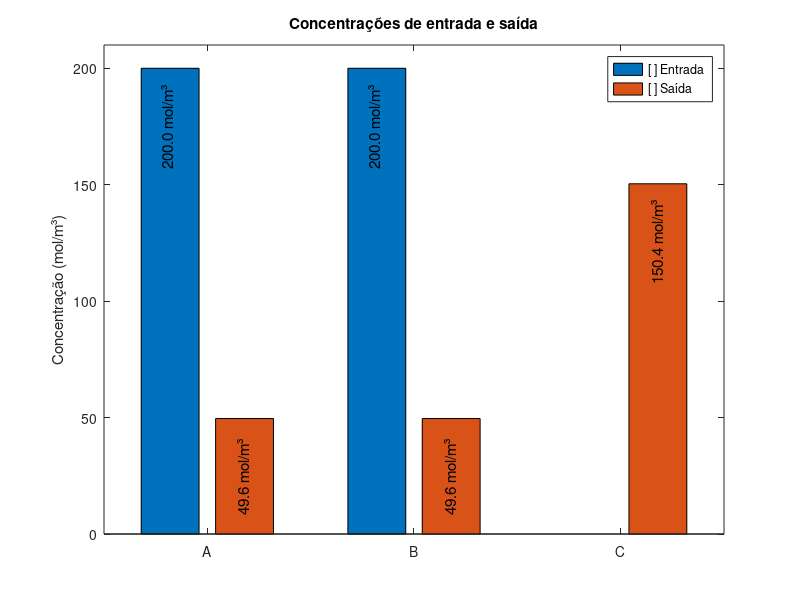
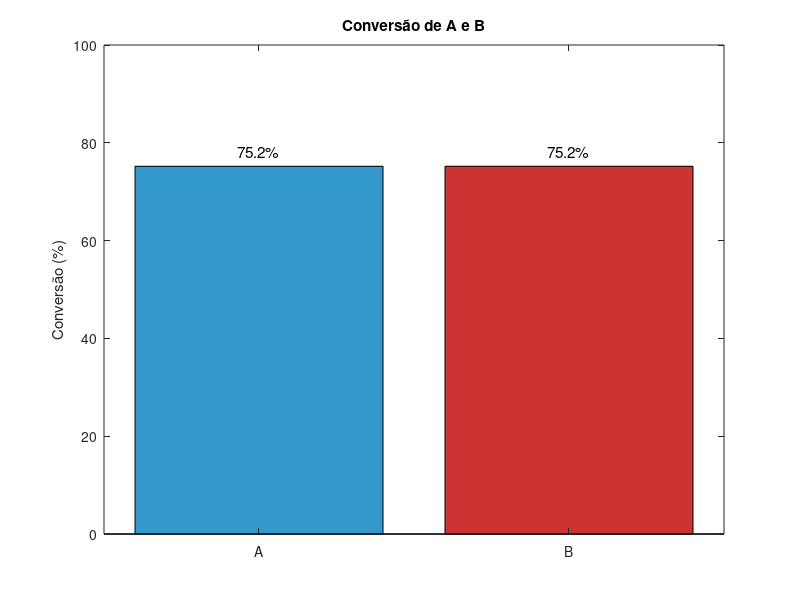
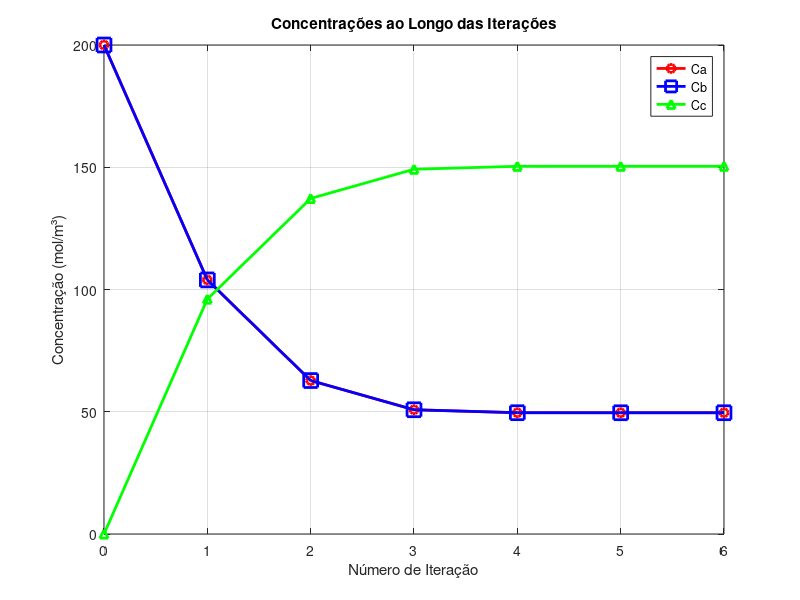
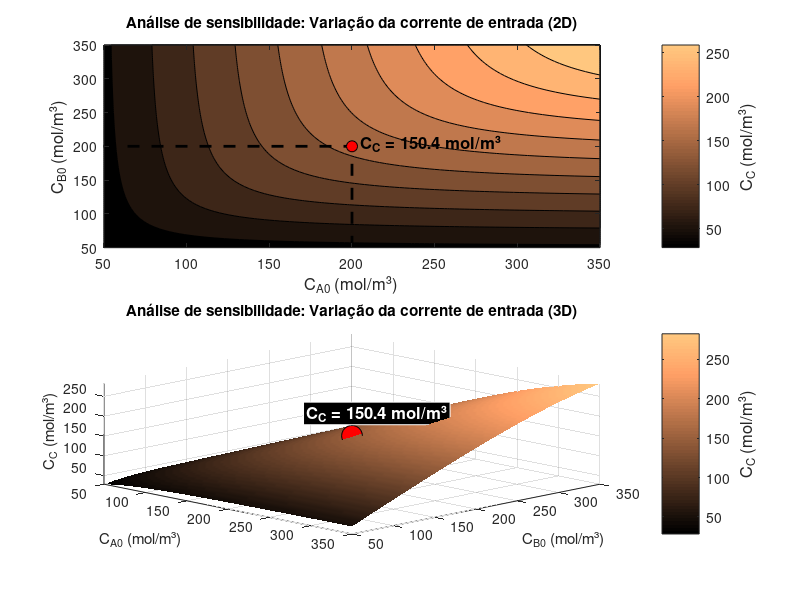

The MATLAB script that drew these images, in order:
clc; clear all; close all;

% ========================================================== %
% Objetivo: Resolver o sistema de equações não-lineares pelo método de Newton-Raphson e determinar as concentrações dos reagentes e produtos:
% ========================================================== %

% ======================= Hipóteses ======================== %
% 1) Sistema em estado estacionário:
%   1.1) Sem variação com o tempo (dt = 0);
%   1.2) A vazão de saída e entrada serão iguais (F0 = Ff = F).
% 2) Não há presença do produto C na entrada do reator (Cc0 = 0);
% 3) Reação: A + B --> C com uma constante cinética k.
% ========================================================== %

% ======================== Início ========================== %
% Dados iniciais:
Ca0 = 200;            % mol/m3
Cb0 = 200;            % mol/m3
Cc0 = 0;              % mol/m3
V = 40;               % m3
k = 0.0045863;        % m3/mol.min
F = 3;                % m3/min

% Condições iniciais:
x0 = [Ca0; Cb0; Cc0];                                           % Chute inicial
% ========================================================== %

% =============== Método de Newton-Raphson ================= %
function [x, n_iter, historico] = met_newton_raphson (x, F, V, k, Ca0, Cb0, Cc0)
  tol = 1e-6;                                                   % Definindo a tolerância
  erro = 100;
  max_iter = 150;                                               % Definindo o número máximo de iterações
  n_iter = 0;                                                   % Definindo a partida da iteração

  while n_iter < max_iter && erro > tol                         % Laço para resolução
    % Chute inicial:
    Ca = x(1); Cb = x(2); Cc = x(3);

    % Leis de velocidade:
    ra = -k*Ca*Cb;
    rb = -k*Ca*Cb;
    rc = k*Ca*Cb;

    % Funções:
    fa = F*Ca0 - F*Ca + ra*V;
    fb = F*Cb0 - F*Cb + rb*V;
    fc = F*Cc0 - F*Cc + rc*V;
    f = -[fa; fb; fc];

    % Derivadas das funções:
    dfadCa = -F-k*Cb*V;
    dfadCb = -k*Ca*V;
    dfadCc = 0;
    dfbdCa = -k*Cb*V;
    dfbdCb = -F-k*Ca*V;
    dfbdCc = 0;
    dfcdCa = k*Cb*V;
    dfcdCb = k*Ca*V;
    dfcdCc = -F;

    % Matriz Jacobiana:
    J = [ dfadCa , dfadCb , dfadCc;
          dfbdCa , dfbdCb , dfbdCc;
          dfcdCa , dfcdCb , dfcdCc ];

    % Resolvendo o sistema:
    dx = inv(J)*f;                                             % Resolvendo o sistema linear
    x_new = x + dx;                                            % Atualiza a solução
    erro = max(abs(dx./x));                                    % Calcula o erro para comparar com a tolerância
    x = x_new;                                                 % Atualiza os valores da próxima iteração
    n_iter = n_iter + 1;                                       % Atualiza qual iteração está acontecendo

    % Verificando a convergência:
    historico(n_iter+1,:) = [n_iter, x(1), x(2), x(3), erro];  % Salva os valores de cada iteração
    if erro < tol                                              % Compara o erro calculado com a tolerância definida
      historico = historico(1:n_iter+1,:);                     % Salva qual iteração está acontecendo
      break;
    endif
  endwhile
  if n_iter == max_iter && erro > tol                          % Caso o número máximo de iterações seja atingido
    printf('Atingiu o número máximo de iterações sem atingir a convergência\n')
  endif
endfunction
% ========================================================== %

% ================== Respota do sistema ==================== %
% Definindo as variáveis resposta calculadas pelo método:
[x_final, n_iter_final, historico] = met_newton_raphson(x0, F, V, k, Ca0, Cb0, Cc0);

% Print no command dos resultados finais de iteração e concentrações:
fprintf('- Número de iterações: %d\n', n_iter_final);
fprintf('\n- Concentração inicial de A (Ca0): %.2f mol/m³', x0(1));
fprintf('\n- Concentração final de A (Caf): %.2f mol/m³\n', x_final(1));
fprintf('\n- Concentração inicial de B (Cb0): %.2f mol/m³', x0(2));
fprintf('\n- Concentração final de B (Cbf): %.2f mol/m³\n', x_final(2));
fprintf('\n- Concentração inicial de C (Cc0): %.2f mol/m³', x0(3));
fprintf('\n- Concentração final de C (Ccf): %.2f mol/m³\n', x_final(3));
% ========================================================== %

% ==== Análise de sensibilidade: Variação de Ca0 e Cb0 ===== %
Ca0_sens = linspace(50, 350, 100);
Cb0_sens = linspace(50, 350, 100);
Cc0_sens = zeros(length(Ca0_sens), length(Cb0_sens));
[Ca0_mesh,Cb0_mesh] = meshgrid(Ca0_sens, Cb0_sens);

for i = 1:length(Ca0_sens)
    for j = 1:length(Cb0_sens)
      x0_sens = [Ca0_sens(i), Cb0_sens(j), Cc0];
      [x_sens, n, h] = met_newton_raphson(x0_sens, F, V, k, Ca0_sens(i), Cb0_sens(j), Cc0);
      Cc0_sens(i,j) = x_sens(3);
    endfor
endfor
% ========================================================== %

% ======================== Gráficos ======================== %
componentes = {'A', 'B', 'C'};                                 % Define quais os componentes trabalhados

% ======= Gráfico: Concentrações de Entrada e Saída ======== %
% Agrupando os valores iniciais e finais de concentração por componente:
inicial = [x0(1), x0(2), x0(3)];
final = [x_final(1), x_final(2), x_final(3)];

figure(1);

% Estruturando o gráfico e as legendas:
bar([inicial; final]');
set(gca, 'XTickLabel', componentes);
ylabel('Concentração (mol/m³)');
title('Concentrações de entrada e saída');
legend('[ ] Entrada', '[ ] Saída', 'Location', 'northeast');
ylim([0 210]);

% Apresentando os valores de cada coluna:
  % Coluna de Ca:
text(1-0.2,inicial(1)-25,sprintf('%.1f %s',inicial(1),'mol/m³'),'HorizontalAlignment','center',...
     'VerticalAlignment','middle','FontSize',11,'Rotation',90);
text(1+0.17,final(1)-25,sprintf('%.1f %s',final(1),'mol/m³'),'HorizontalAlignment','center',...
     'VerticalAlignment','middle','FontSize',11,'Rotation',90);

  % Coluna de Cb:
text(2-0.2,inicial(2)-25,sprintf('%.1f %s',inicial(2),'mol/m³'),'HorizontalAlignment','center',...
     'VerticalAlignment','middle','FontSize',11,'Rotation',90);
text(2+0.17,final(2)-25,sprintf('%.1f %s',final(2),'mol/m³'),'HorizontalAlignment','center',...
     'VerticalAlignment','middle','FontSize',11,'Rotation',90);

  % Coluna de Cc:
text(3+0.17,final(3)-25,sprintf('%.1f %s',final(3),'mol/m³'),'HorizontalAlignment','center',...
     'VerticalAlignment','middle','FontSize',11,'Rotation',90);
% ========================================================== %

% ============= Gráfico: Conversão de A e B ================ %
% Calculando a conversão dos reagentes A e B:
conversao_A = (x0(1) - x_final(1)) / x0(1) * 100;
conversao_B = (x0(2) - x_final(2)) / x0(2) * 100;

figure(2);

% Definindo a cor de cada coluna:
bar(1, conversao_A, 'facecolor', [0.2, 0.6, 0.8]);             % Define a cor da coluna A
hold on;
bar(3, conversao_B, 'facecolor', [0.8, 0.2, 0.2]);             % Define a cor da coluna B
hold off;

% Estruturando o gráfico e as legendas:
set(gca, 'XTick', [1, 3]);
set(gca, 'XTickLabel', {'A', 'B'});
ylabel('Conversão (%)');
title('Conversão de A e B');
ylim([0 100]);

% Apresentando os valores de cada coluna:
text(1,conversao_A+3,sprintf('%.1f%%',conversao_A),'HorizontalAlignment','center','FontSize', 11);
text(3,conversao_B+3,sprintf('%.1f%%',conversao_B),'HorizontalAlignment','center','FontSize', 11);
% ========================================================== %

% ========= Gráfico: Concentração por iteração ============= %
figure(3);

% Atualizando os valores iniciais de concentração na iteração inicial (zero):
historico_corrigido = historico;
historico_corrigido(1,2) = Ca0;
historico_corrigido(1,3) = Cb0;
historico_corrigido(1,4) = Cc0;

% Puxando os históricos de concentração a cada iteração e plotando em gráfico:
plot(historico_corrigido(:,1),historico_corrigido(:,2),'ro-','LineWidth', 2,'MarkerSize', 6);
hold on;
plot(historico_corrigido(:,1),historico_corrigido(:,3),'bs-','LineWidth', 2,'MarkerSize', 10);
plot(historico_corrigido(:,1),historico_corrigido(:,4),'g^-','LineWidth', 2,'MarkerSize', 6);
hold off;

% Estruturando o gráfico e as legendas:
xlabel('Número de Iteração');
ylabel('Concentração (mol/m³)');
title('Concentrações ao Longo das Iterações');
legend('Ca', 'Cb', 'Cc', 'Location', 'northeast');
grid on;
% ========================================================== %

% ========== Gráfico: Análise de sensibilidade ============= %
figure(4);

% Subplot 1 - Gráfico 2D da Análise de sensibilidade:
subplot(2,1,1);

  % Puxando os valores da análise de sensibilidade:
contourf(Ca0_mesh, Cb0_mesh, Cc0_sens);

  % Estruturando o gráfico e as legendas:
c = colorbar;
ylabel(c, 'C_C (mol/m³)', 'FontSize', 12);
xlabel('C_{A0} (mol/m³)', 'FontSize', 12);
ylabel('C_{B0} (mol/m³)', 'FontSize', 12);
title('Análise de sensibilidade: Variação da corrente de entrada (2D)');
colormap(pink);
hold on;

  % Plotando o ponto de controle (usa Ca0, Cb0 e Cc definidos no método original):
plot([Ca0,Ca0],[0,Cb0], '--k;;', 'LineWidth', 2);
plot([0,Ca0],[Cb0,Cb0], '--k;;', 'LineWidth', 2);
plot(Ca0, Cb0, 'ro', 'MarkerSize', 8, 'MarkerFaceColor', 'red', 'MarkerEdgeColor', 'black');
text(Ca0+5, Cb0+5, ['C_C = ', num2str(x_final(3), 4), ' mol/m³'], 'Color', 'black', 'FontWeight', 'bold', 'FontSize', 12);
hold off;

% Subplot 2 - Gráfico 3D da Análise de sensibilidade
subplot(2,1,2);

  % Puxando os valores da análise de sensibilidade:
surf(Ca0_mesh, Cb0_mesh, Cc0_sens, 'EdgeColor', 'none');
shading interp;

  % Estruturando o gráfico e as legendas:
c = colorbar;
ylabel(c, 'C_C (mol/m³)', 'FontSize', 12);
xlabel('C_{A0} (mol/m³)');
ylabel('C_{B0} (mol/m³)');
zlabel('C_C (mol/m³)');
title('Análise de sensibilidade: Variação da corrente de entrada (3D)', 'FontSize', 11, 'FontWeight', 'bold');
colormap(copper);
view(45, 35);
axis tight;
set(gcf, 'Position', [100, 100, 800, 850]);
hold on;

  % Plotando o ponto de controle (usa Ca0, Cb0 e Cc definidos no método original):
plot3(Ca0, Cb0, x_final(3), 'ro', 'MarkerSize', 15, 'MarkerFaceColor', 'red', 'MarkerEdgeColor', 'black');
altura_maxima = max(Cc0_sens(:));
x_offset = 15;                                                 % Deslocamento no eixo x
y_offset = 15;                                                 % Deslocamento no eixo y
z_offset = altura_maxima * 0.20;                               % Deslocamento no eixo z
text(Ca0+x_offset, Cb0+y_offset, x_final(3)+z_offset, ['C_C = ', num2str(x_final(3), 4), ' mol/m³'],'Color', 'white','FontWeight', 'bold',...
     'FontSize', 12,'BackgroundColor', 'black','HorizontalAlignment', 'center','EdgeColor', 'white','Margin', 2);
hold off;
% ========================================================== %

